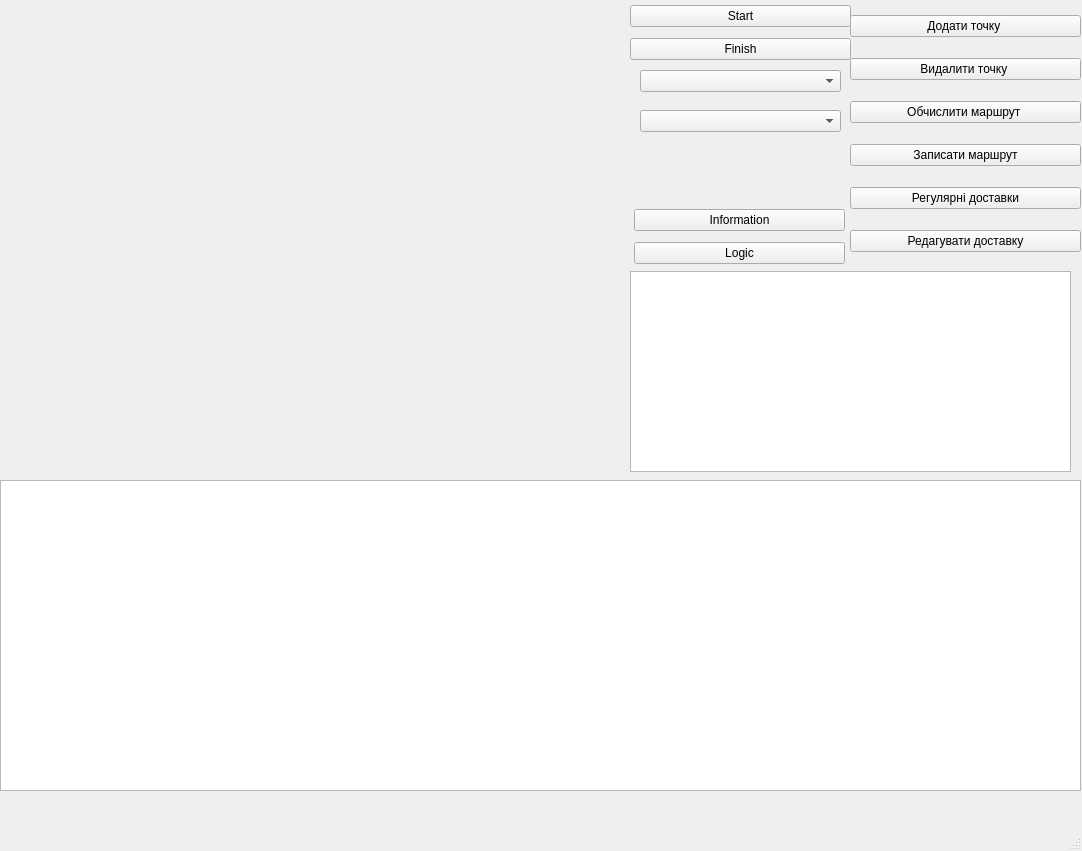
<?xml version="1.0" encoding="UTF-8"?>
<ui version="4.0">
 <class>MainWindow</class>
 <widget class="QMainWindow" name="MainWindow">
  <property name="geometry">
   <rect>
    <x>0</x>
    <y>0</y>
    <width>1082</width>
    <height>851</height>
   </rect>
  </property>
  <property name="windowTitle">
   <string>MainWindow</string>
  </property>
  <widget class="QWidget" name="centralwidget">
   <widget class="QWidget" name="widget_map_container" native="true">
    <property name="geometry">
     <rect>
      <x>0</x>
      <y>0</y>
      <width>631</width>
      <height>481</height>
     </rect>
    </property>
    <property name="styleSheet">
     <string notr="true">back-ground:colorrgb(193, 199, 153)</string>
    </property>
   </widget>
   <widget class="QTableWidget" name="tableWidget_waypoints">
    <property name="geometry">
     <rect>
      <x>0</x>
      <y>480</y>
      <width>1081</width>
      <height>311</height>
     </rect>
    </property>
   </widget>
   <widget class="QTableWidget" name="tableWidget_calculation">
    <property name="geometry">
     <rect>
      <x>630</x>
      <y>271</y>
      <width>441</width>
      <height>201</height>
     </rect>
    </property>
   </widget>
   <widget class="QWidget" name="layoutWidget">
    <property name="geometry">
     <rect>
      <x>850</x>
      <y>0</y>
      <width>231</width>
      <height>271</height>
     </rect>
    </property>
    <layout class="QVBoxLayout" name="verticalLayout">
     <item>
      <widget class="QPushButton" name="pushButton_add_new_point">
       <property name="text">
        <string>Додати точку </string>
       </property>
      </widget>
     </item>
     <item>
      <widget class="QPushButton" name="pushButton_delete_point">
       <property name="text">
        <string>Видалити точку </string>
       </property>
      </widget>
     </item>
     <item>
      <widget class="QPushButton" name="pushButton_calculate_route">
       <property name="text">
        <string>Обчислити маршрут </string>
       </property>
      </widget>
     </item>
     <item>
      <widget class="QPushButton" name="pushButton_save_route">
       <property name="text">
        <string>Записати маршрут</string>
       </property>
      </widget>
     </item>
     <item>
      <widget class="QPushButton" name="pushButton_regular_deliveries">
       <property name="text">
        <string>Регулярні доставки</string>
       </property>
      </widget>
     </item>
     <item>
      <widget class="QPushButton" name="pushButton_edit_delivery">
       <property name="text">
        <string>Редагувати доставку</string>
       </property>
      </widget>
     </item>
    </layout>
   </widget>
   <widget class="QWidget" name="layoutWidget">
    <property name="geometry">
     <rect>
      <x>634</x>
      <y>204</y>
      <width>211</width>
      <height>65</height>
     </rect>
    </property>
    <layout class="QVBoxLayout" name="verticalLayout_2">
     <item>
      <widget class="QPushButton" name="pushButton_information">
       <property name="text">
        <string>Information</string>
       </property>
      </widget>
     </item>
     <item>
      <widget class="QPushButton" name="pushButton_logic">
       <property name="text">
        <string>Logic</string>
       </property>
      </widget>
     </item>
    </layout>
   </widget>
   <widget class="QWidget" name="layoutWidget">
    <property name="geometry">
     <rect>
      <x>630</x>
      <y>0</y>
      <width>221</width>
      <height>65</height>
     </rect>
    </property>
    <layout class="QVBoxLayout" name="verticalLayout_3">
     <item>
      <widget class="QPushButton" name="pushButton_add_start">
       <property name="text">
        <string>Start</string>
       </property>
      </widget>
     </item>
     <item>
      <widget class="QPushButton" name="pushButton_add_finish">
       <property name="text">
        <string>Finish</string>
       </property>
      </widget>
     </item>
    </layout>
   </widget>
   <widget class="QComboBox" name="comboBox_search_method">
    <property name="geometry">
     <rect>
      <x>640</x>
      <y>70</y>
      <width>201</width>
      <height>22</height>
     </rect>
    </property>
   </widget>
   <widget class="QComboBox" name="comboBox_rout_type">
    <property name="geometry">
     <rect>
      <x>640</x>
      <y>110</y>
      <width>201</width>
      <height>22</height>
     </rect>
    </property>
   </widget>
  </widget>
  <widget class="QMenuBar" name="menubar">
   <property name="geometry">
    <rect>
     <x>0</x>
     <y>0</y>
     <width>1082</width>
     <height>26</height>
    </rect>
   </property>
  </widget>
  <widget class="QStatusBar" name="statusbar"/>
 </widget>
 <resources/>
 <connections/>
</ui>
